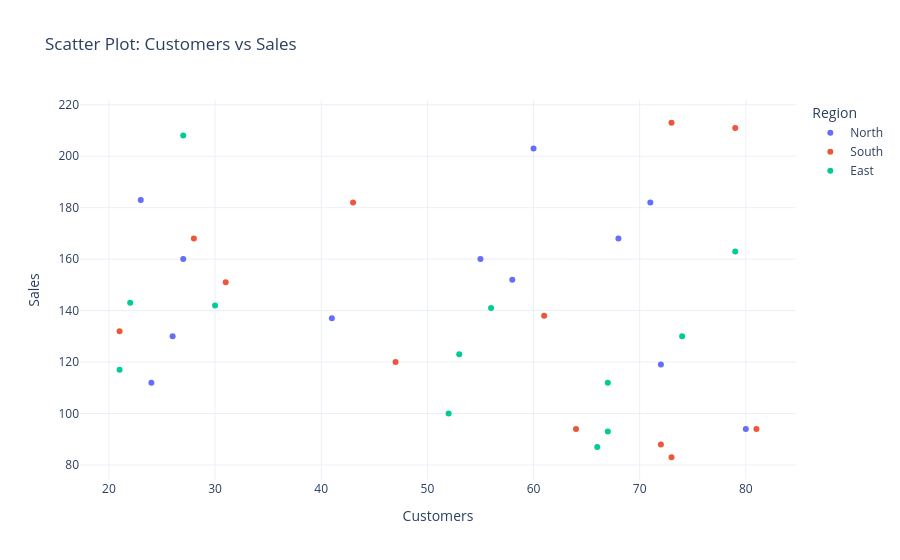

Notebook source saved alongside this figure:
### Code cell
fig = px.scatter(
    df_plotly,
    x="customers",
    y="sales",
    color="region",
    hover_data=["product", "month_name", "units"],
    title="Scatter Plot: Customers vs Sales"
)

fig.update_layout(
    xaxis_title="Customers",
    yaxis_title="Sales",
    legend_title="Region"
)

fig.show()

### Figure 1 — Plotly figure (JSON) as saved in the notebook; plotly's stock layout.template omitted (floating-point values rounded to 4 significant figures)
{"data": [{"customdata": [["A", "Jan", 38], ["B", "Jan", 30], ["A", "Feb", 53], ["B", "Feb", 36], ["A", "Mar", 30], ["B", "Mar", 27], ["A", "Apr", 59], ["B", "Apr", 11], ["A", "May", 33], ["B", "May", 38], ["A", "Jun", 44], ["B", "Jun", 51]], "hovertemplate": "region=North<br>customers=%{x}<br>sales=%{y}<br>product=%{customdata[0]}<br>month_name=%{customdata[1]}<br>units=%{customdata[2]}<extra></extra>", "legendgroup": "North", "marker": {"color": "#636efa", "symbol": "circle"}, "mode": "markers", "name": "North", "orientation": "v", "showlegend": true, "type": "scatter", "x": [71, 80, 41, 68, 26, 58, 55, 23, 72, 60, 27, 24], "xaxis": "x", "y": [182, 94, 137, 168, 130, 152, 160, 183, 119, 203, 160, 112], "yaxis": "y"}, {"customdata": [["A", "Jan", 12], ["B", "Jan", 33], ["A", "Feb", 37], ["B", "Feb", 56], ["A", "Mar", 23], ["B", "Mar", 11], ["A", "Apr", 51], ["B", "Apr", 38], ["A", "May", 10], ["B", "May", 33], ["A", "Jun", 16], ["B", "Jun", 43]], "hovertemplate": "region=South<br>customers=%{x}<br>sales=%{y}<br>product=%{customdata[0]}<br>month_name=%{customdata[1]}<br>units=%{customdata[2]}<extra></extra>", "legendgroup": "South", "marker": {"color": "#EF553B", "symbol": "circle"}, "mode": "markers", "name": "South", "orientation": "v", "showlegend": true, "type": "scatter", "x": [43, 21, 61, 81, 79, 72, 73, 73, 64, 28, 47, 31], "xaxis": "x", "y": [182, 132, 138, 94, 211, 88, 213, 83, 94, 168, 120, 151], "yaxis": "y"}, {"customdata": [["A", "Jan", 69], ["B", "Jan", 21], ["A", "Feb", 61], ["B", "Feb", 46], ["A", "Mar", 16], ["B", "Mar", 44], ["A", "Apr", 19], ["B", "Apr", 24], ["A", "May", 33], ["B", "May", 60], ["A", "Jun", 64], ["B", "Jun", 44]], "hovertemplate": "region=East<br>customers=%{x}<br>sales=%{y}<br>product=%{customdata[0]}<br>month_name=%{customdata[1]}<br>units=%{customdata[2]}<extra></extra>", "legendgroup": "East", "marker": {"color": "#00cc96", "symbol": "circle"}, "mode": "markers", "name": "East", "orientation": "v", "showlegend": true, "type": "scatter", "x": [21, 52, 74, 22, 79, 66, 53, 67, 27, 30, 67, 56], "xaxis": "x", "y": [117, 100, 130, 143, 163, 87, 123, 93, 208, 142, 112, 141], "yaxis": "y"}], "layout": {"legend": {"title": {"text": "Region"}, "tracegroupgap": 0}, "title": {"text": "Scatter Plot: Customers vs Sales"}, "xaxis": {"anchor": "y", "domain": [0, 1], "title": {"text": "Customers"}}, "yaxis": {"anchor": "x", "domain": [0, 1], "title": {"text": "Sales"}}}}
